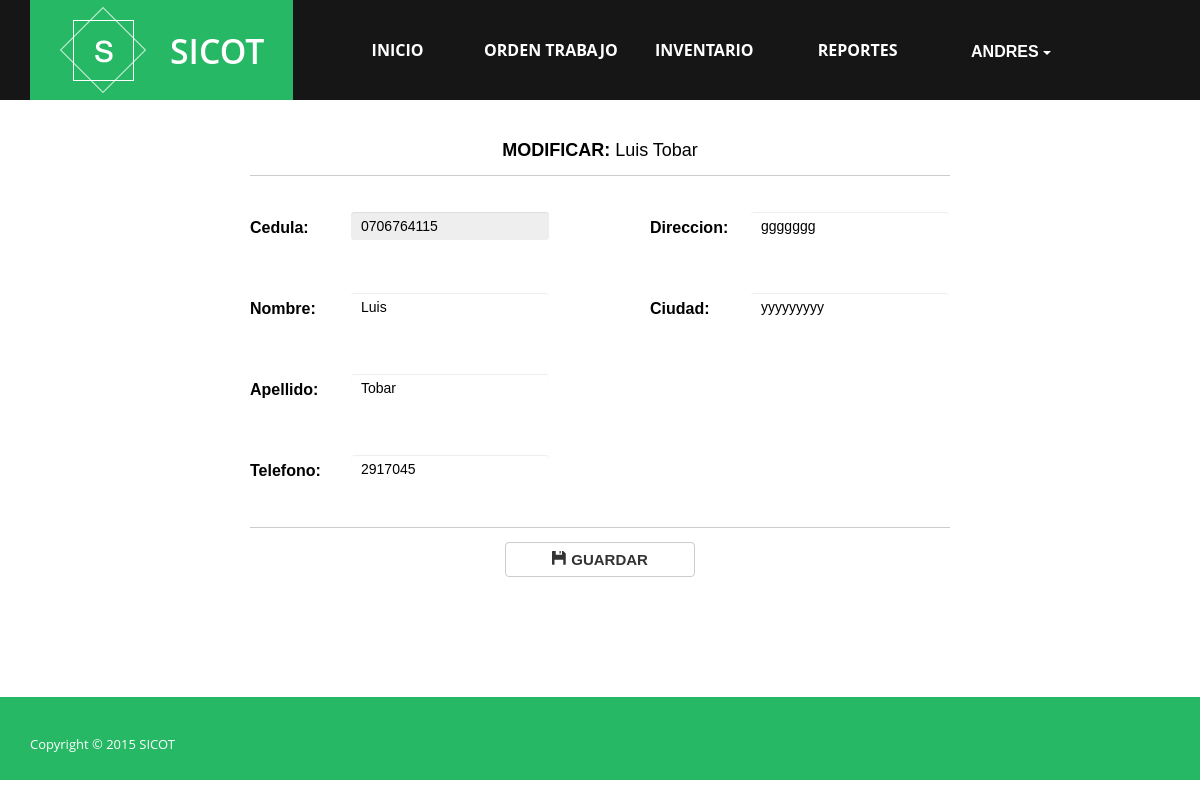
The page /orden/gestionarcliente/modificarcliente/0706764115/ (signed in) on the database its author committed.
### principal/models.py (models this page shows, shortened)
class Usuario (AbstractBaseUser,PermissionsMixin):
    usu_cedula = models.CharField(primary_key=True,max_length = 10)
    usu_nombre = models.CharField(max_length = 20)
    usu_apellido = models.CharField(max_length = 50)
    usu_correo = models.EmailField()
    is_active = models.BooleanField(default=True)
    is_staff = models.BooleanField(default=True)
    EST_CHOICES = (
            (u'a', u'Activo'),
            (u'i', u'Inactivo'),
    )
    usu_estado = models.CharField(max_length = 1, choices=EST_CHOICES, default='a')
    object=UserManager()
    USERNAME_FIELD = 'usu_cedula'
    REQUIRED_FIELDS = ['usu_correo','usu_nombre']

class Cliente (models.Model):
    cli_cedula = models.CharField(primary_key=True,max_length = 10)
    cli_nombre = models.CharField(max_length = 30)
    cli_apellido = models.CharField(max_length = 30)
    cli_telefono = models.CharField(max_length = 20)
    cli_direccion = models.CharField(max_length = 80)
    cli_ciudad = models.CharField(max_length = 30)
    EST_CHOICES = (
            (u'a', u'Activo'),
            (u'i', u'Inactivo'),
    )
    cli_estado = models.CharField(max_length = 1, choices=EST_CHOICES, default='a')

### principal/views.py (the view, shortened to what this page needs)
# urls.py: url(r'^orden/gestionarcliente/modificarcliente/(?P<id>\d+)/$',modificarcliente, name='modificarcliente'),
@login_required(login_url='/')
def modificarcliente(request,id):
    cli=Cliente.objects.get(pk=id)
    return render_to_response('modificarcliente.html',{'cli':cli},context_instance=RequestContext(request))

### templates/modificarcliente.html (shortened to what this page needs)
{% extends "menu.html" %}
{% load staticfiles %}
{% block content %}
    <form  method="post" id="formulario">
        <table  border="0" align="center">
            <tr height="40px">
                <td>&nbsp;</td>
                <td>&nbsp;</td>
                <td>&nbsp;</td>
                <td>&nbsp;</td>
                <td>&nbsp;</td>
            </tr>
            <tr>
                <td colspan="5" align="center" > <font color="black" face="Arial" size=4> <b> MODIFICAR:  </b> {{ cli.cli_nombre }} {{ cli.cli_apellido }}</font>  </td>
            </tr>
            <tr>
                <td colspan="5" height="10"><hr /></td>
            </tr>
            <tr>
                <td width="100" style="height: 30px ; vertical-align: middle"><label> <font color="black" face="Arial" size=3>Cedula: </font></label>  </td>
                <td width="100" style="height: 30px ; vertical-align: middle" align="center">
                    <br><input type="text" name="txtCedula" disabled style=" width: 200px ; height: 30px ;color: black" id="txtCedula" class="form-control" placeholder="Ingrese cedula" value="{{ cli.cli_cedula }}"></td>
                <td width="20">&nbsp;</td>
                <td width="100" style="height: 30px" valign="middle"><label> <font color="black" face="Arial" size=3>Direccion: </font></label>  </td>
                <td width="100"> <br>
                    <input type="text" name="txtDir" style="width: 200px ; height: 30px ;color: black" id="txtDir" class="form-control" placeholder="Ingrese direccion" value="{{ cli.cli_direccion}}"> </td>
            </tr>
            <tr>
                <td width="100" style="height: 30px ; vertical-align: middle"><label> <font color="black" face="Arial" size=3>Nombre: </font></label>  </td>
                <td width="100" style="height: 30px ; vertical-align: middle" align="center">
                    <br><input type="text" name="txtNombre" style=" width: 200px ; height: 30px ;color: black" id="txtNombre" class="form-control" placeholder="Ingrese nombre" value="{{ cli.cli_nombre }}"></td>
                <td width="100">&nbsp;</td>
                <td width="100" style="height: 30px" valign="middle"><label> <font color="black" face="Arial" size=3>Ciudad: </font></label>  </td>
                <td width="100"> <br>
                    <input type="text" name="txtCiu" style="width: 200px ; height: 30px ;color: black" id="txtCiu" class="form-control" placeholder="Ingrese ciudad" value="{{ cli.cli_ciudad }}"> </td>
            </tr>
            <tr>
                <td style="height: 30px" valign="middle"><label> <font color="black" face="Arial" size=3>Apellido: </font></label>  </td>
                <td> <br>
                    <input type="text" name="txtApellido" style="width: 200px ; height: 30px ;color: black" id="txtApellido" class="form-control" placeholder="Ingrese apellido" value="{{ cli.cli_apellido }}"> </td>
                <td height="10">&nbsp;</td>
                <td height="10">&nbsp;</td>
                <td height="10">&nbsp;</td>
            </tr>
            <tr>
                <td style="height: 30px" valign="middle"><label> <font color="black" face="Arial" size=3>Telefono: </font></label>  </td>
                <td> <br>
                    <input type="text" name="txtTel" style="width: 200px ; height: 30px ;color: black" id="txtTel" class="form-control" placeholder="Ingrese telefono" value="{{ cli.cli_telefono }}"> </td>
                <td height="10">&nbsp;</td>
                <td height="10">&nbsp;</td>
                <td height="10">&nbsp;</td>
            </tr>
            <tr>
                <td colspan="5" height="10"><hr/></td>
            </tr>
            <tr>
                <td colspan="5" align="center" > <button type="submit" style="font-size: 15px; width: 190px"   class="btn btn-default" onclick="validarFormulario()" >
                    <span class="glyphicon glyphicon-floppy-disk" aria-hidden="true" > </span>  <b> GUARDAR  </b>
                </button></td>
            </tr>
        </table>
    </form>
{% endblock content %}

### templates/menu.html (shortened to what this page needs)
<!DOCTYPE html>
<html>
<head>
    {% load staticfiles %}
    {% block css %}
        <link rel="stylesheet" href="{% static 'css/bootstrap.min.css' %}">
        <link rel="stylesheet" href="{% static 'css/normalize.min.css' %}">
        <link rel="stylesheet" href="{% static 'css/animate.css' %}">
        <link rel="stylesheet" href="{% static 'css/font-awesome.min.css' %}">
        <link rel="stylesheet" href="{% static 'css/templatemo_misc.css' %}">
        <link rel="stylesheet" href="{% static 'css/templatemo_style.css' %}">
        <link rel="stylesheet" href="{% static 'css/formulario.css' %}">
    {% endblock css %}
</head>
<body>
<div id="front">
        <div class="site-header">
            <div class="container">
                <div class="row">
                    <div class="col-md-3 col-sm-10 col-xs-20">
                        <div id="templatemo_logo">
                            <h1><a href="{% url 'inicio' %}">SICOT</a></h1>
                        </div>
                    </div>
                    <div class="col-md-8 col-sm-20 col-xs-20">
                        <div class="main-menu">
                            <ul >
                                <li><a href="{% url 'inicio' %}">Inicio</a></li>
                                <li><a href="{% url 'orden' %}">Orden Trabajo</a></li>
                                <li><a href="{% url 'inventario' %}">Inventario</a></li>
                                <li><a href="{% url 'reporte' %}">Reportes</a></li>
                                <div class="btn-group">
                                  <button id="btnuser" style="font-size: 16px; width: 150px ;height: 90px; border: 0px; background: #161616; color: #ffffff" type="button" class="btn btn-default dropdown-toggle" data-toggle="dropdown" aria-haspopup="true" aria-expanded="false">
                                   <b>  {{ user.usu_nombre|upper}}  </b> <span class="caret"></span>
                                  </button>
                                </div>
                            </ul>
                        </div>
                    </div>
                </div>
            </div>
        </div>
    </div>
<div id="contenido" >
    {% block content %}  {% endblock content %}
</div>
</body>
<div class="site-footer">
        <div class="container">
            <div class="row">
                <div class="col-md-6 col-sm-6">
                    <span >
                    	Copyright &copy; 2015 <a href="#">SICOT</a>
                    </span>
                </div>
            </div>
        </div>
    </div>
</html>

### static/css/templatemo_style.css (style rules this page uses)
html, button, input, select, textarea { color: #222; }
hr { display: block; height: 1px; border: 0; border-top: 1px solid #ccc; margin: 1em 0; padding: 0; }
.main-menu ul, .site-slider ul, ul.social { padding: 0; margin: 0; list-style: none; }
form input[type="text"], form input[type="email"], form input[type="number"], form input[type="password"] { background: #fff; border: 1px solid #fff; padding: 7px 10px; width: 60%; }
html, body { font-size: 100%; width: 100%; height: 100%; -webkit-font-smoothing: antialiased; -moz-osx-font-smoothing: grayscale; vertical-align: baseline; }
body { font: 13px/21px "Open Sans", Arial, sans-serif; color: #838383; background-color: white; }
a { color: #26b864; text-decoration: none !important; -webkit-transition: all 200ms ease-in; -moz-transition: all 200ms ease-in; -ms-transition: all 200ms ease-in; -o-transition: all 200ms ease-in; transition: all 200ms ease-in; }
h1, h2, h3, h4, h5, h6 { font-family: "Open Sans", Arial, sans-serif; color: #444444; }
h1 { font-size: 2.6em; }
*, *:before, *:after { -moz-box-sizing: border-box; -webkit-box-sizing: border-box; box-sizing: border-box; }
.site-header { position: static; min-height: 100px; height: 100px; width: 100%; z-index: 9999; background-color: #161616; }
#templatemo_logo { background-color: #26b864; background-image: url(../images/templatemo_logo.png); background-repeat: no-repeat; background-position: 30px center; height: 100px; display: block; }
#templatemo_logo h1 { margin: 0; text-transform: uppercase; font-weight: 600; line-height: 102px; display: block; }
#templatemo_logo h1 a { margin-left: 140px; color: white; display: block; }
.main-menu { text-align: left; position: relative; width: 900px; }
.main-menu ul { position: absolute; background-color: #161616; width: 100%; }
.main-menu ul li { display: inline-block; width: 150px; text-align: center; line-height: 100px; }
.main-menu ul li a { color: white; font-weight: 700; font-size: 16px; text-transform: uppercase; outline: 0; border: 0; display: block; }
input, textarea { margin-bottom: 30px; background-color: #f6f7f8; padding: 14px; font-size: 14px; color: #838383; outline: 0; border: 0; border-bottom: 1px solid #b5c1c9; width: 100%; }
.site-footer { margin-top: 120px; background-color: #26b864; color: white; padding: 25px 0; }
.site-footer a { color: white; }
.site-footer span { margin-top: 12px; display: block; }

### rows shown on the page
Usuario: usu_nombre "ANDRES"
Cliente: cli_nombre "Luis", cli_apellido "Tobar", txtCedula "0706764115", txtDir "ggggggg", txtNombre "Luis", txtCiu "yyyyyyyyy", txtApellido "Tobar", txtTel "2917045"
